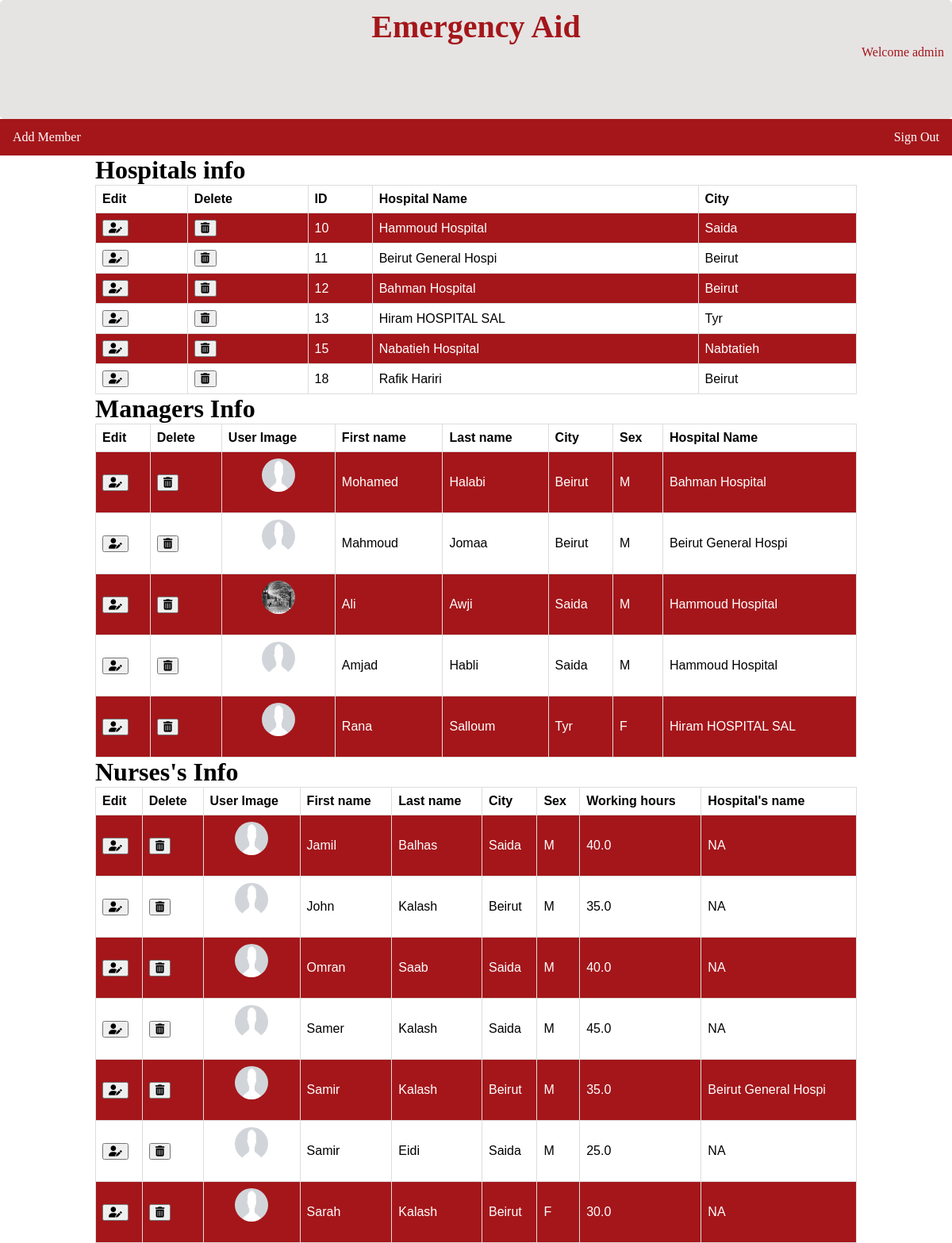
Page /profileadmin.php (signed in) on the committed database.
### tables this page shows
CREATE TABLE `hosp` (
  `hid` int(10) NOT NULL,
  `hname` varchar(20) NOT NULL,
  `city` varchar(15) NOT NULL
);

CREATE TABLE `users` (
  `username` varchar(15) NOT NULL DEFAULT 'admin',
  `password` varchar(20) NOT NULL,
  `fname` varchar(15) NOT NULL,
  `lname` varchar(15) NOT NULL,
  `sex` varchar(1) NOT NULL,
  `bdate` date NOT NULL,
  `city` varchar(15) NOT NULL,
  `profileImag` varchar(255) NOT NULL DEFAULT 'ProfileImag/profileImag.png',
  `whours` decimal(5,1) DEFAULT NULL,
  `role` int(1) NOT NULL,
  `hid` int(10) NOT NULL DEFAULT -1
);

### profileadmin.php (the view, shortened to what this page needs)
<!DOCTYPE html>
<html lang="en">
<head>
    <link rel="stylesheet" type="text/css" href="css/admin1.css">
</head>
<body>
<div class="main">
    <div class="header">
        <h1 class="Uicon">Emergency Aid</h1>
          <div style="float:right">
            <?php echo 'Welcome '.$_SESSION['adminusername']?>
          </div>
    </div>
    <div class="navbar">
      <div class="dropdown">
         <button class="dropbtn">Add Member</button>
      </div>
      <div class="navitem signout">
          <a href="signout.php">Sign Out</a>
      </div>
    </div>
    <div class="prev hosp">
    <h1>Hospitals info</h1>
    <table>
          <tr>
            <th>Edit</th>
            <th>Delete</th>
            <th>ID</th>
            <th>Hospital Name</th>
            <th>City</th>
          </tr>
          <?php
          require 'connection.php';
            $query = "SELECT * FROM hosp";
            $result = mysqli_query($conn,$query);
            while( $row = mysqli_fetch_array($result) ) {
              echo "<tr>";
              echo "<form method='POST' action=''>";
              echo "<td><button class='update' type='submit' name='update' value='".$row['hid']."'><i class='fas fa-user-edit'></i></button></a></td>";
              echo "<td> <button class='delete' type='submit' name='delete' value='".$row['hid']."'><i class='fas fa-trash-alt'></i></button></td>";
            	echo "<td>" . $row['hid'] . "</td>";
            	echo "<td>" . $row['hname'] . "</td>";
              echo "<td>" . $row['city'] . "</td>";
              echo "</form>";
            	echo "</tr>";
            }
            ?>
    </table>
    </div>
    <div class="prev manager">
    <h1>Managers Info</h1>
    <table>
          <tr>
            <th>Edit</th>
            <th>Delete</th>
            <th>User Image</th>
            <th>First name</>
            <th>Last name</th>
            <th>City</th>
            <th>Sex</th>
            <th>Hospital Name</th>
          </tr>
          <?php
          require 'connection.php';
            $query = "SELECT username,fname, lname, users.city, sex, profileImag, hosp.hname from users inner join hosp on users.hid=hosp.hid and users.role=2";
            $result = mysqli_query($conn,$query);
            while( $row = mysqli_fetch_array($result) ) {
              echo "<tr>";
              echo "<form method='POST' action=''>";
              echo "<td><button class='update' type='submit' name='update1' value='".$row['username']."'><i class='fas fa-user-edit'></i></button></a></td>";
              echo "<td> <button class='delete' type='submit' name='delete1' value='".$row['username']."'><i class='fas fa-trash-alt'></i></button></td>";
              echo "<td><div class='ProImaCon'><img class='ProIma' src='$row[profileImag]' alt=''></div></td>";
            	echo "<td>" . $row['fname'] . "</td>";
            	echo "<td>" . $row['lname'] . "</td>";
              echo "<td>" . $row['city'] . "</td>";
              echo "<td>" . $row['sex'] . "</td>";
              echo "<td>" . $row['hname'] . "</td>";
              echo "</form>";
            	echo "</tr>";
            }
            ?>
    </table>
    </div>
    <div class="prev emp">
      <h1>Nurses's Info</h1>
    <table>
          <tr>
            <th>Edit</th>
            <th>Delete</th>
            <th>User Image</th>
            <th>First name</th>
            <th>Last name</th>
            <th>City</th>
            <th>Sex</th>
            <th>Working hours</th>
            <th>Hospital's name</th>
          </tr>
          <?php
          require 'connection.php';
            $query = "SELECT username,fname,lname,users.city,sex,whours,hosp.hname,profileImag from users left join hosp on users.hid=hosp.hid where users.role=3";
            $result = mysqli_query($conn,$query);
            while( $row = mysqli_fetch_array($result)) {
              echo "<tr>";
              echo "<form method='POST' action=''>";
              echo "<td><button class='update' type='submit' name='update2' value='".$row['username']."'><i class='fas fa-user-edit'></i></button></a></td>";
              echo "<td> <button class='delete' type='submit' name='delete2' value='".$row['username']."'><i class='fas fa-trash-alt'></i></button></td>";
              echo "<td><div class='ProImaCon'><img class='ProIma' src='".$row['profileImag']."' alt='User's profile image'></div></td>";
              echo "<td>" . $row['fname'] . "</td>";
            	echo "<td>" . $row['lname'] . "</td>";
              echo "<td>" . $row['city'] . "</td>";
              echo "<td>" . $row['sex'] . "</td>";
              echo "<td>" . $row['whours'] . "</td>";
              if(is_null($row['hname'])){
                $row['hname']="NA";
                }
              echo "<td>" .$row['hname']. "</td>";
              echo "</form>";
            	echo "</tr>";
            }
            ?>
    </table>
    </div>
</div>
</body>
</html>

### css/admin1.css (style rules this page uses)
* { box-sizing: border-box; margin: 0; }
.header { padding:10px; background-color: rgb(230, 227, 227); border-radius: 5px; color:#a4161a; height: 150px; text-align: center; }
.Uicon { font-size: 40px; }
.navbar { overflow: hidden; background-color: #a4161a; }
.navbar a { float: left; font-size: 16px; color: white; text-align: center; padding: 14px 16px; text-decoration: none; }
.signout { float:right; }
.dropdown { float: left; overflow: hidden; }
.dropdown .dropbtn { font-size: 16px; border: none; outline: none; color: white; padding: 14px 16px; background-color: inherit; font-family: inherit; margin: 0; }
.prev { width:80%; height: 40%; margin:0 auto; }
table { font-family: arial, sans-serif; border-collapse: collapse; width: 100%; }
td, th { border: 1px solid #dddddd; text-align: left; padding: 8px; }
tr:nth-child(even) { background-color:#a4161a; color:white; ; }
.ProImaCon { width: 60px; height: 60px; margin: 0 auto; }
.ProIma { height: 70%; width: 70%; display: block; border-radius: 50%; margin: 0 auto; }

### rows in the picture
hosp: hid "10", hname "Hammoud Hospital", city "Saida"
hosp: hid "11", hname "Beirut General Hospi", city "Beirut"
hosp: hid "12", hname "Bahman Hospital", city "Beirut"
hosp: hid "13", hname "Hiram HOSPITAL SAL", city "Tyr"
hosp: hid "15", hname "Nabatieh Hospital", city "Nabtatieh"
hosp: hid "18", hname "Rafik Hariri", city "Beirut"
users: profileImag (picture), fname "Mohamed", lname "Halabi", city "Beirut", sex "M", hid.hname "Bahman Hospital"
users: profileImag (picture), fname "Mahmoud", lname "Jomaa", city "Beirut", sex "M", hid.hname "Beirut General Hospi"
users: profileImag (picture), fname "Ali", lname "Awji", city "Saida", sex "M", hid.hname "Hammoud Hospital"
users: profileImag (picture), fname "Amjad", lname "Habli", city "Saida", sex "M", hid.hname "Hammoud Hospital"
users: profileImag (picture), fname "Rana", lname "Salloum", city "Tyr", sex "F", hid.hname "Hiram HOSPITAL SAL"
users: profileImag (picture), fname "Jamil", lname "Balhas", city "Saida", sex "M", whours "40.0", hname "NA"
users: profileImag (picture), fname "John", lname "Kalash", city "Beirut", sex "M", whours "35.0", hname "NA"
users: profileImag (picture), fname "Omran", lname "Saab", city "Saida", sex "M", whours "40.0", hname "NA"
users: profileImag (picture), fname "Samer", lname "Kalash", city "Saida", sex "M", whours "45.0", hname "NA"
users: profileImag (picture), fname "Samir", lname "Kalash", city "Beirut", sex "M", whours "35.0", hid.hname "Beirut General Hospi"
users: profileImag (picture), fname "Samir", lname "Eidi", city "Saida", sex "M", whours "25.0", hname "NA"
users: profileImag (picture), fname "Sarah", lname "Kalash", city "Beirut", sex "F", whours "30.0", hname "NA"

### other values in the picture
$_SESSION['adminusername'] "admin"
